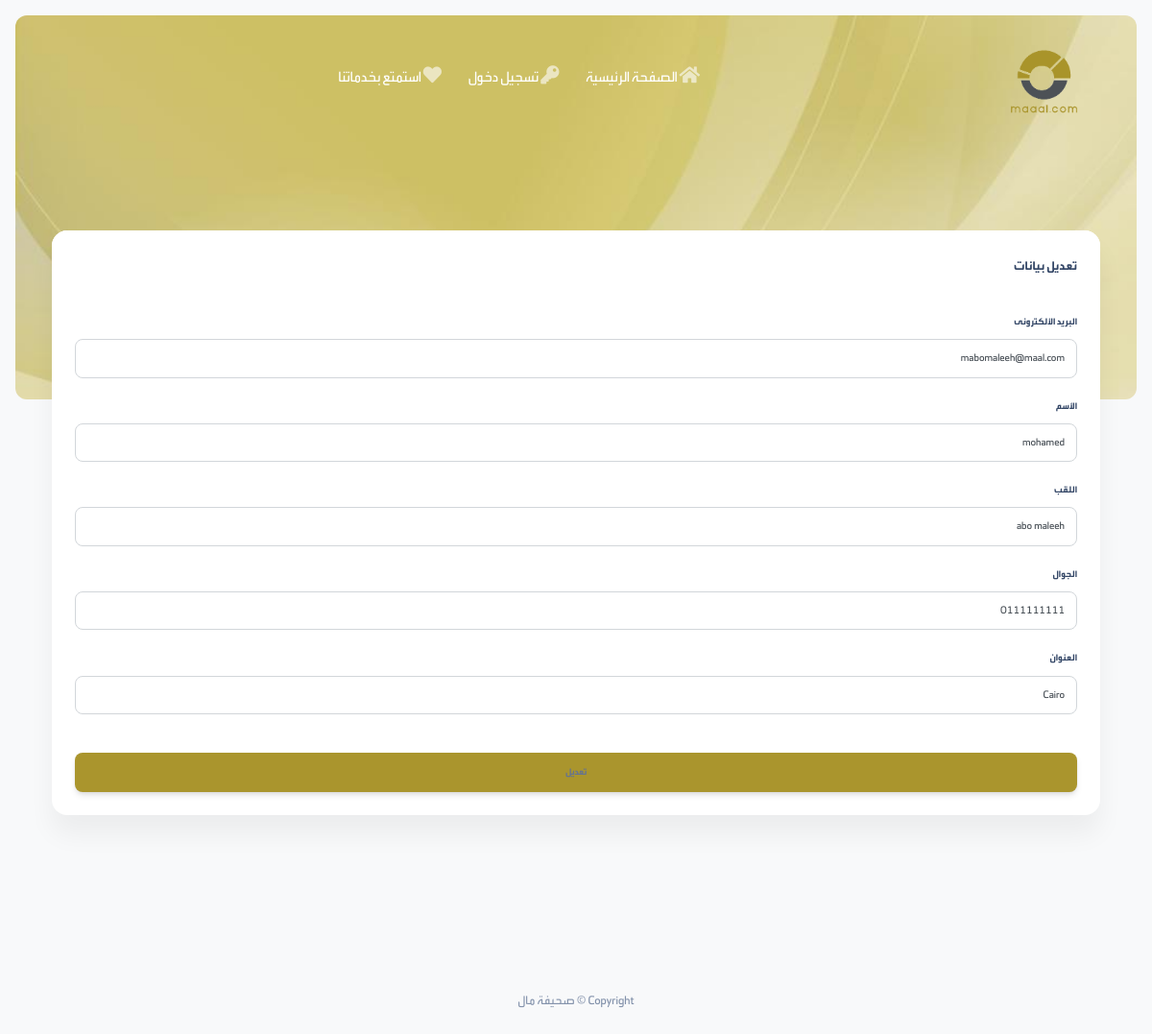
The page /user/user-edit/3 on the database its author committed.
### accounts/models.py (models this page shows, shortened)
class User(AbstractBaseUser, PermissionsMixin):
    email = models.EmailField(
        verbose_name=_('email address'), max_length=255, unique=True
    )
    first_name = models.CharField(_('first name'), max_length=30, blank=True)
    last_name = models.CharField(_('last name'), max_length=150, blank=True)
    phone = models.CharField(max_length=255, null=True, blank=True)
    timestamp = models.DateTimeField(auto_now_add=True)
    address = models.CharField(_('Address'), max_length=255, null=True, blank=True)
    is_admin = models.BooleanField(_('Admin'), default=False, help_text=_(
        'Designates whether this user should be treated as an Admin. '
    ))
    is_emp = models.BooleanField(_('Employee'), default=False, help_text=_(
        'Designates whether this user should be treated as an Secondary Employee. '
    ))
    is_Client = models.BooleanField(_('Client'), default=False, help_text=_(
        'Designates whether this user should be treated as a Client. '
    ))
    USER_TYPE_CHOICES = (
        (1, 'ممثل المؤسسة'),
        (2, 'موظف'),
        (3, 'عميل'),
    )
    user_type = models.PositiveSmallIntegerField(choices=USER_TYPE_CHOICES, null=True, verbose_name=_('User Type'),
                                                 help_text=_(
                                                     'User Role in A system '
                                                 ))
    is_active = models.BooleanField(
        _('active'),
        default=True,
        help_text=_(
            'Designates whether this user should be treated as active. '
            'Unselect this instead of deleting accounts.'
        ),
    )
    is_staff = models.BooleanField(
        _('staff status'),
        default=False,
        help_text=_(
            'Designates whether the user can log into this admin site.'
        ),
    )
    date_joined = models.DateTimeField(
        _('date joined'), default=timezone.now
    )
    objects = UserManager()
    USERNAME_FIELD = 'email'
    REQUIRED_FIELDS = ['first_name', 'last_name', 'phone', 'address']

### accounts/views.py (the view, shortened to what this page needs)
# urls.py: path('user-edit/<int:pk>', views.edit_user, name='user-edit'),
def edit_user(request, pk):
    user = User.objects.get(pk=pk)
    context = {}
    return render(request, 'accounts/user-edit.html', context={"user":user})

### accounts/templates/accounts/user-edit.html (shortened to what this page needs)
{% extends 'masterpage.html' %}
{% load static %}
{% block body %}
<section class="min-vh-85 mb-8">
    <div class=" page-header align-items-start min-vh-50 pt-5 pb-11 m-3 border-radius-lg" style=" background-image: url('../../../static/images/maalbg.jpeg');">
      <div class="container">
        <div class="row justify-content-center">
          <div class="col-lg-5 text-center mx-auto pt-lg-5">
          </div>
        </div>
      </div>
    </div>
    <div class="container">
      <div class="row mt-lg-n10 mt-md-n11 mt-n10 justify-content-center">
          <div class="col-12 mx-auto">
                      <div class="card z-index-0">
              <div class="card-header pb-0">
                <h6>تعديل بيانات</h6>
            </div>
            <div class="card-body">
                <form method="post">
                    <label for="email">البريد الألكترونى</label>
                    <div class="mb-3">
                        <input type="email" value="{{ user.email }}" name="email" id="email" class="form-control" placeholder=">البريد الألكترونى" aria-label=">البريد الألكترونى" aria-describedby="email-addon">
                    </div>
                    <label for="first_name">الأسم</label>
                    <div class="mb-3">
                        <input value="{{ user.first_name }}"  type="text" id="first_name" name="first_name" class="form-control" placeholder="الأسم" aria-label="الأسم" aria-describedby="email-addon">
                    </div>
                       <label for="last_name">اللقب</label>
                    <div class="mb-3">
                        <input type="text" value="{{ user.last_name }}"  name="last_name" id="last_name" class="form-control" placeholder="الأسم" aria-label="الأسم" aria-describedby="email-addon">
                    </div>
                    <label id="phone">الجوال</label>
                    <div class="mb-3">
                        <input type="number" value="{{ user.phone }}"  id="phone" name="phone" class="form-control" placeholder="تاريخ الميلاد" aria-label="تاريخ الميلاد" aria-describedby="email-addon">
                    </div>
                    <label for="address"> العنوان</label>
                    <div class="mb-3">
                        <input type="text" value="{{ user.address }}"  id="address" name="address" class="form-control" placeholder="العنوان" aria-label="العنوان" aria-describedby="email-addon">
                    </div>
                    <div class="text-center">
                        <button type="submit" class="btn bg-maal  w-100 mt-4 mb-0">تعديل </button>
                    </div>
                </form>
            </div>
        </div>
          </div>
      </div>
    </div>
</section>
{% endblock body %}

### rows shown on the page
User: email "mabomaleeh@maal.com", first_name "mohamed", last_name "abo maleeh", phone "0111111111", address "Cairo"
